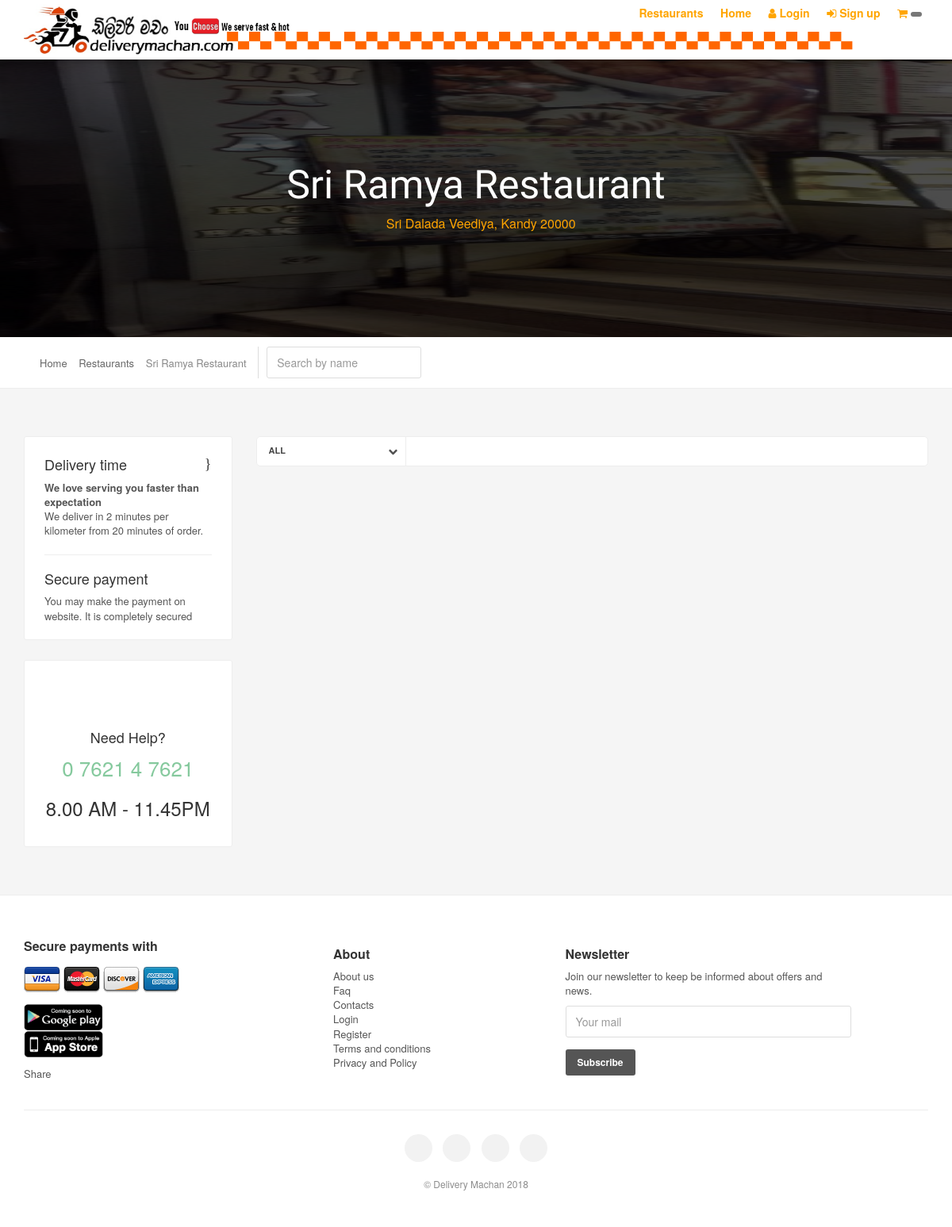
/list_page.php?id=12&&name=Sri Ramya Restaurant, run on the app's committed database.
### tables this page shows
CREATE TABLE `restaurants` (
  `restaurant_id` int(11) NOT NULL,
  `restaurant_name` varchar(800) NOT NULL,
  `restaurant_location` varchar(800) NOT NULL,
  `restaurant_bannerPic` varchar(800) NOT NULL,
  `restaurant_cuisinePic` varchar(800) NOT NULL,
  `restaurant_type` varchar(200) NOT NULL,
  `opening_time` time NOT NULL,
  `closing_time` time NOT NULL
);

### validateData.php (called while the page is built)
<?php
function validateData($data){
    $data=trim($data);
    $data=stripslashes($data);
    $data=htmlspecialchars($data);
    return $data;
}
?>

### list_page.php (the view, shortened to what this page needs)
 <?php
 require_once('includes/header.php');
$id=(int)mysqli_real_escape_string($connection,$_GET['id']);
 require_once('validateData.php');
?>
     <?php
    $query="select * from restaurants where restaurant_id='$id'";
    $result=mysqli_query($connection,$query);
    if($result){
        while($row=mysqli_fetch_array($result)){
            ?>
                 <section class="parallax-window" id="short" data-parallax="scroll" data-image-src="img/privateImages/<?php echo $row['restaurant_bannerPic']?>" data-natural-width="1400" data-natural-height="350">
    <div id="subheader">
	<div id="sub_content">
    	<h1 class="restaurantName"><?php echo $row['restaurant_name']?></h1>
        <div><i class="icon_pin restaurantName"></i><?php echo $row['restaurant_location']?></div>
    </div>
    </div>
</section>
            <?php
        }
    }
    ?>
     <div id="position">
        <div class="container">
            <ul>
                <li><a href="index.php">Home</a></li>
                <li><a href="javascript:void();">Restaurants</a></li>
                <li>
                    <?php
                    $name=mysqli_real_escape_string($connection,validateData($_GET['name']));
                    echo $name;
                    ?>
                </li>
            </ul>
             <a href="javascript:void(0);" class="search-overlay-menu-btn">
                 <form method="POST" id="searchBar">
                <input type="text" id="searchText" placeholder="Search by name" class="form-control">
            </form>
             </a>
        </div>
    </div>
<div class="container margin_60_35">
	<div class="row">
		<div class="col-md-3">
		 <div class="box_style_2 hidden-xs info">
					<h4 class="nomargin_top">Delivery time <i class="icon_clock_alt pull-right"></i></h4>
					<p>
						 <b>We love serving you faster than expectation</b><br>
						 We deliver in 2 minutes per kilometer from 20 minutes of order.
					</p>
					<hr>
					<h4>Secure payment <i class="icon_creditcard pull-right"></i></h4>
					<p>
						You may make the payment on website. It is completely secured
					</p>
				</div>
				<div class="box_style_2 hidden-xs" id="help">
					<i class="icon_lifesaver"></i>
					<h4>Need <span>Help?</span></h4>
					<a href="tel:0717335544" class="phone">0 7621 4 7621
</a>
                <h3>8.00 AM - 11.45PM</h3>
         		</div>
		</div>
		<div class="col-md-9">
        <div id="tools">
				<div class="row">
				<?php
                    if(isset($_SESSION['id'])){
                        ?>
                        <div class="col-md-3 col-sm-3 col-xs-6">
						<div class="styled-select">
							<select name="sort_rating" id="sort_rating" restaurantId="<?php echo $id?>">
								<option value="all" selected restaurantId="<?php echo $id?>">ALL</option>
							</select>
						</div>
					</div>
                        <?php
                    }
                    ?>
				</div>
			</div>
   		</div>
 	</div>
</div>
<?php
require_once('includes/footer.php')
?>

### css/style.css (style rules this page uses)
html * { -webkit-font-smoothing: antialiased;-moz-osx-font-smoothing: grayscale; }
body { font-size:13px; line-height:1.4; color:#555;background-color:#f5f5f5; font-family:"Helvetica Neue", Helvetica, Arial, sans-serif; }
h1, h2, h3, h4, h5, h6, label { color:#333; }
h1, h2 { font-family: 'Lato', "Helvetica Neue", Helvetica, Arial, sans-serif; }
a { color:#ec008c;text-decoration: none;-webkit-transition: all 0.2s ease;transition: all 0.2s ease; outline:none; }
#subheader { color:orange !important; text-align:center; display: table; width:100%; height:470px; background: rgba(0,0,0,.7); }
#short #subheader { height:350px; }
.box_style_2, #cart_box { background:#fff; -webkit-border-radius: 3px; -moz-border-radius: 3px; border-radius: 3px; border: 1px solid #ededed; margin-bottom:25px; padding:25px; }
.box_style_2#main_menu, .box_style_2.info { padding-bottom:10px; }
.box_style_2#help { text-align:center; }
.box_style_2#help i { font-size:52px; display:inline-block; color:#999; }
.box_style_2#help a.phone { font-size:26px; display:block; margin-bottom:0; color:#85c99d; }
#sub_content { display: table-cell; padding:0 15%; vertical-align: middle; text-align:center; font-size:16px; }
#sub_content h1 { margin:0 0 10px 0; font-size:60px; font-weight:300; color:#fff; }
.parallax-window { min-height: 470px; background:transparent; position:relative; }
.parallax-window#short { height: 350px; min-height:inherit; }
#position { background-color:#fff; border-bottom:1px solid #ededed; padding:10px 0; font-size:11px; }
#position ul li:first-child { padding-left:20px; }
#position ul li:first-child:before { content:"\eaf4"; font-style: normal; font-weight: normal; font-family: "fontello"; position:absolute; left:0; top:1px; color:#999; }
#position ul { margin:0; padding:0; color:#888; }
#position ul li a { color:#252525; opacity:0.7; }
#position ul li { display:inline-block; padding-right:8px; margin-right:3px; position:relative; }
#position ul li:after { content:"\e9ee"; font-style: normal; font-weight: normal; font-family: "fontello"; position:absolute; right:0; top:1px; }
#position ul li:last-child:after { content:''; }
.margin_60_35 { padding-top:60px; padding-bottom:35px; }
.nomargin_top { margin-top:0; }
.form-control { color: #333; height:40px; border-radius: 3px; box-shadow:none; border:1px solid #ddd; box-shadow: 0; }
#tools { background:#fff; margin-bottom:25px; height:38px; -webkit-border-radius: 5px; -moz-border-radius: 5px; border-radius: 5px; border:1px solid #ededed; }
#tools .styled-select select { background: transparent; width:115%; padding:7px 5px 5px 15px; border: 0; border-radius: 0; height: 31px; margin:0; font-weight:600; font-size:11px; -moz-appearance: window; -webkit-appearance: none; cursor: pointer; color:#444; box-shadow:none; }
#tools .styled-select { width: 100%; overflow:hidden; height: 36px; background: url(../img/arrow_down.svg) no-repeat right center ; border:none; border-right: 1px solid #ededed; }
#position { background-color:#fff; border-bottom:1px solid #ededed; padding:12px 0; font-size:13px; }
#position ul { display:inline-block; }
a.search-overlay-menu-btn { display: inline-block; padding: 0 0 0 10px; color:#999; font-size:13px; border-left: 1px solid #ddd; }
.restaurantName { font-family: 'Berkshire Swash', cursive; }

### css/responsive.css (style rules this page uses)
@media only screen and (max-width : 1200px) { #sub_content h1 { font-size:50px; } }

### data on the page
restaurants: restaurant_name "Sri Ramya Restaurant", restaurant_location "Sri Dalada Veediya, Kandy 20000"

### other printed values
$name "Sri Ramya Restaurant"
